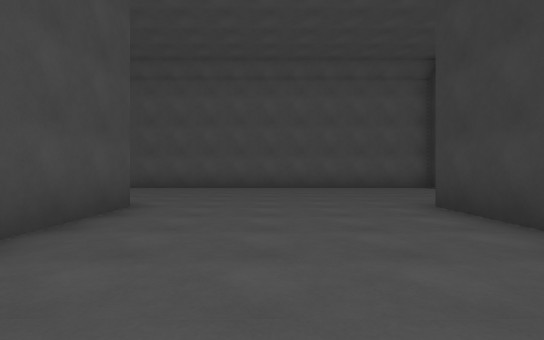
[1] (above)

17 first-person views from a walk through a 3-D level made in the Unity game engine. The camera is 1.2 m above the floor, looks level and sees 80° across. The floor is counted in squares, 2 m on a side. Each view is taken from the middle of a square. On the plan, view 1 faces up. The plan holds only what a view shows up to about 10 squares ahead; the rest is blank. The place goes on beyond the plan. The player is left out.

[2]
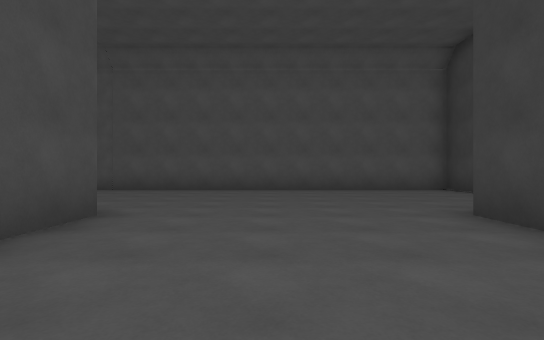

[3]
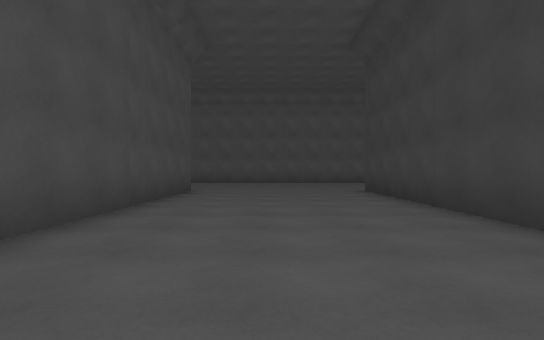

[4]
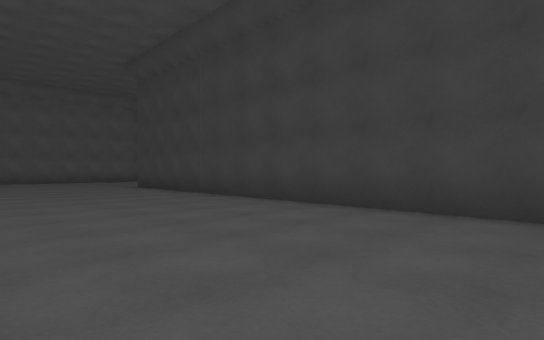

[5]
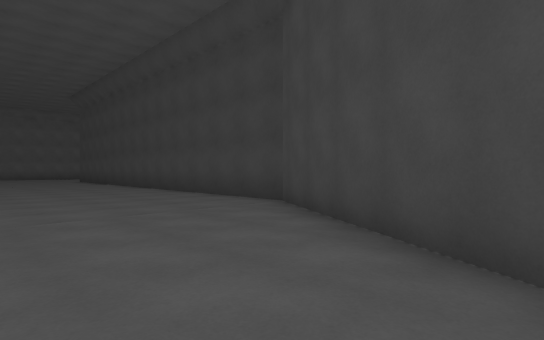

[6]
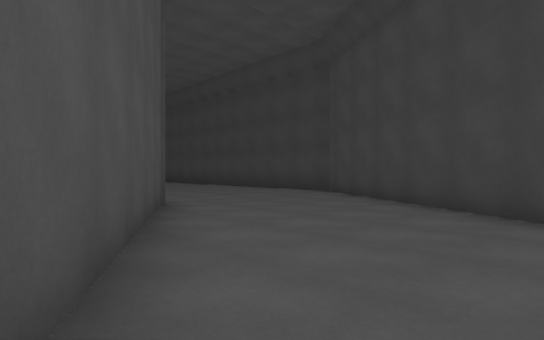

[7]
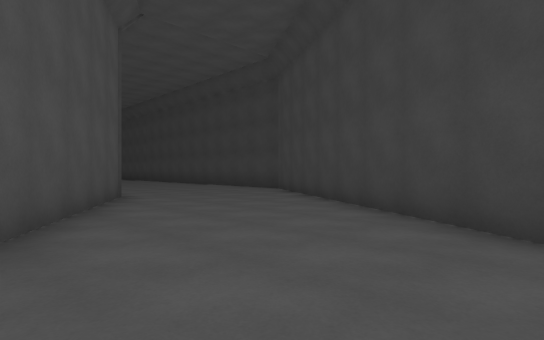

[8]
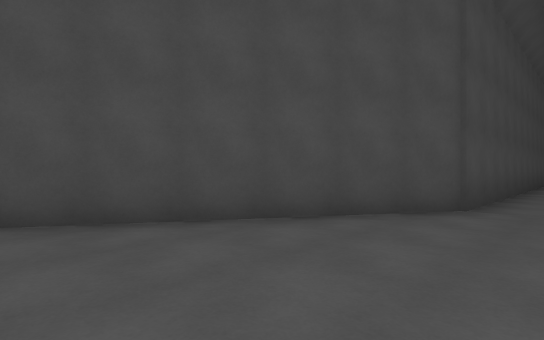

[9]
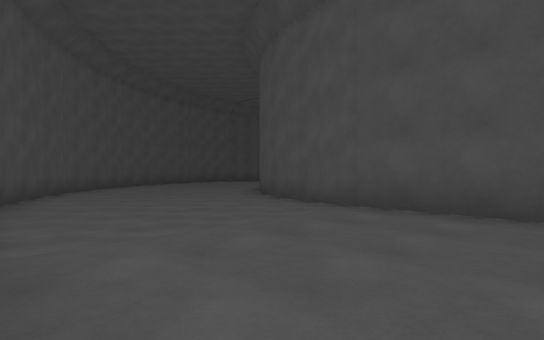

[10]
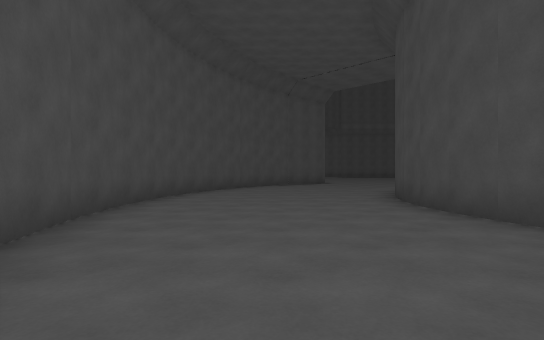

[11]
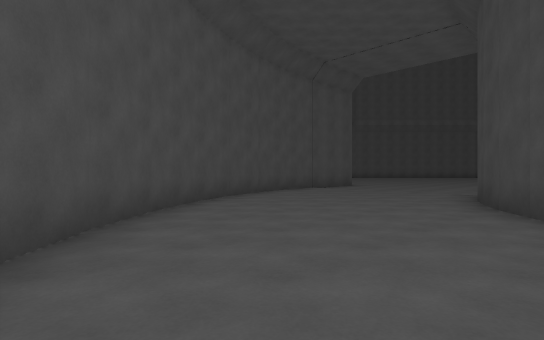

[12]
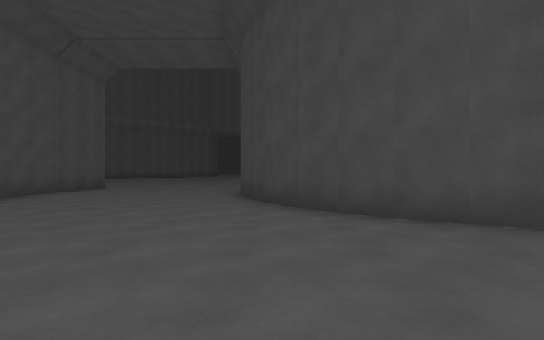

[13]
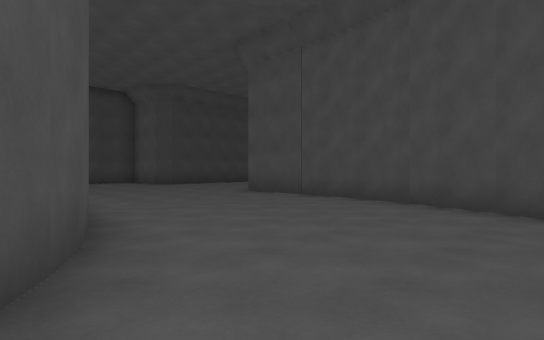

[14]
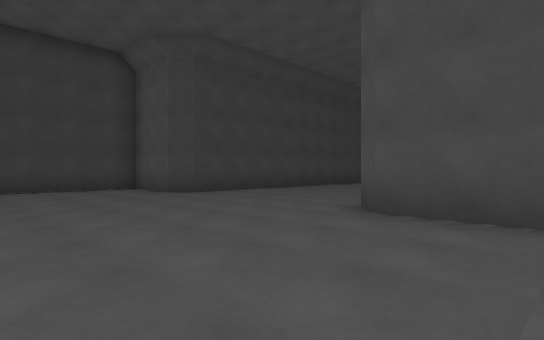

[15]
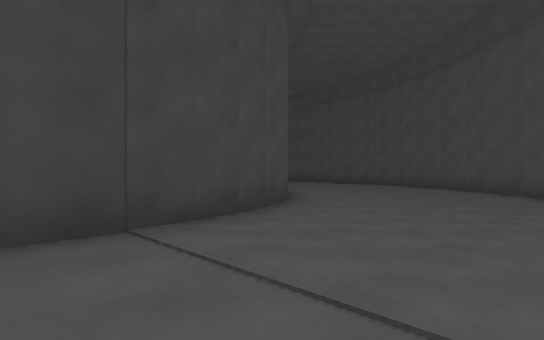

[16]
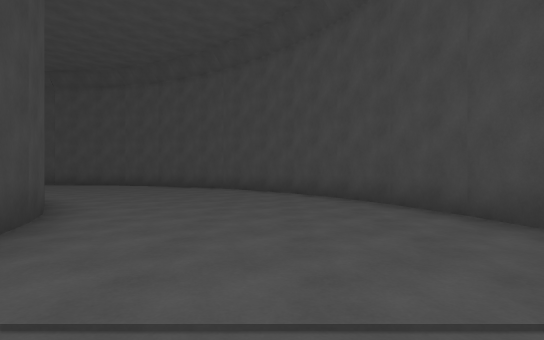

[17]
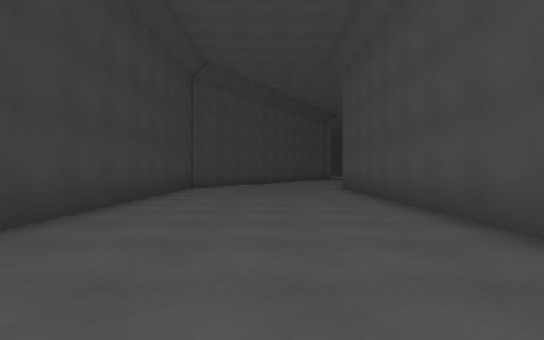

### Floor plan
Points are (right, up) in squares from view 1. A wall is a line through its corners. A room is listed if a view was taken in it or the views show most of it. See-through windows are left out.
Room 1 (views 1, 2, 3, 4, 5, 6, 7, 8, 9, 10, 11, 12, 13, 14, 15, 16, 17)
walls: (-6.2, 5.8) (-2.8, 5.8) (-2.3, 5.3) (-2.3, -8.6) (-5.4, -13.7); (-7.7, 6.2) (-6.2, 5.9); (5.3, 6.1) (5.3, 10.8) (-5.6, 10.8); (-5.5, 10.8) (-6.4, 11) (-7.2, 11.3); (-10.3, 7.3) (-9, 6.6) (-7.6, 6.1); (-7.1, 11.2) (-7.9, 11.6); (-7.8, 11.6) (-8.5, 12); (-11.6, 8.1) (-10.2, 7.2); (-8.4, 12) (-9.1, 12.6); (-9, 12.5) (-9.6, 13.2); (-9.5, 13.1) (-10, 13.8) (-10.4, 14.5); (-10.3, 14.4) (-10.6, 15.2) (-10.8, 16.1); (-14.4, 11.3) (-13.6, 10.1) (-12.6, 9) (-11.4, 8); (-10.8, 16) (-10.8, 17.8); (-15, 12.7) (-14.3, 11.2); (-15.5, 14) (-15, 12.5); (-15.8, 15.5) (-15.4, 13.9); (-1.6, -15.8) (2.7, -8.6) (2.7, 5.3) (3.2, 5.8) (5, 5.8); (-15.9, 18) (-15.7, 15.3)

Where each view was taken, in squares from view 1:
view 1: 0 up, 0 right, facing up
view 2: 1 up, 0 right, facing up
view 3: 4 down, 0 right, facing up
view 4: 6 down, 2 left, facing up-right
view 5: 13 down, 2 left, facing up-right
view 6: 14 down, 5 left, facing up-right
view 7: 16 down, 5 left, facing up-right
view 8: 14 down, 1 left, facing up-left
view 9: 6 up, 2 left, facing up-left
view 10: 7 up, 7 left, facing up-left
view 11: 8 up, 9 left, facing up-left
view 12: 8 up, 10 left, facing up
view 13: 12 up, 10 left, facing down-right
view 14: 10 up, 5 left, facing down-right
view 15: 18 up, 14 left, facing down-right
view 16: 18 up, 13 left, facing down
view 17: 2 up, 0 right, facing down
